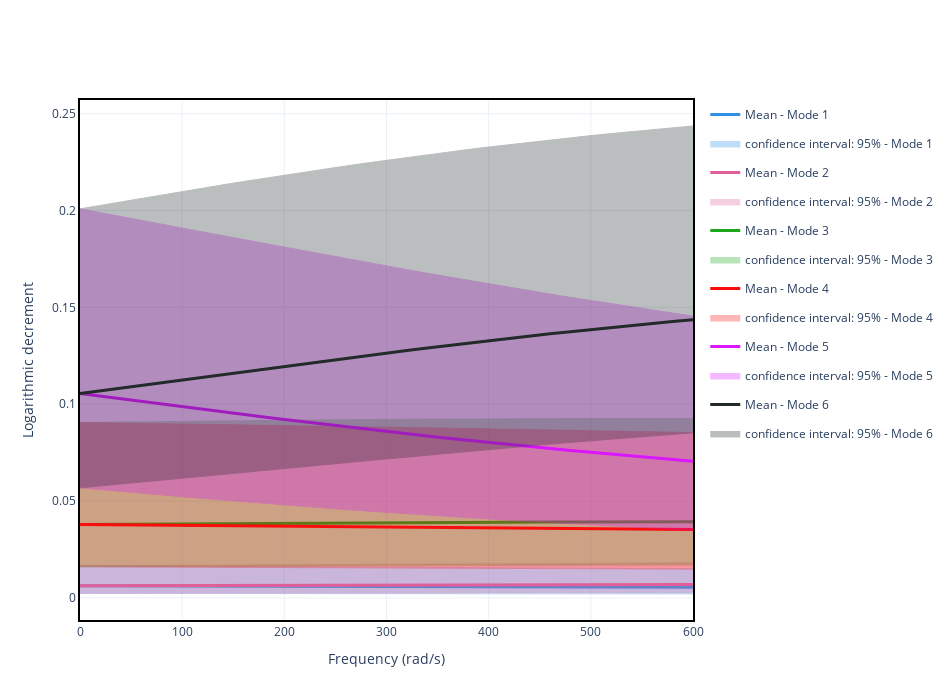

Notebook source saved alongside this figure:
### Code cell
# choose the desirable percentiles or confidence intervals
camp.plot_log_dec(conf_interval=[95], width=950, height=700)
